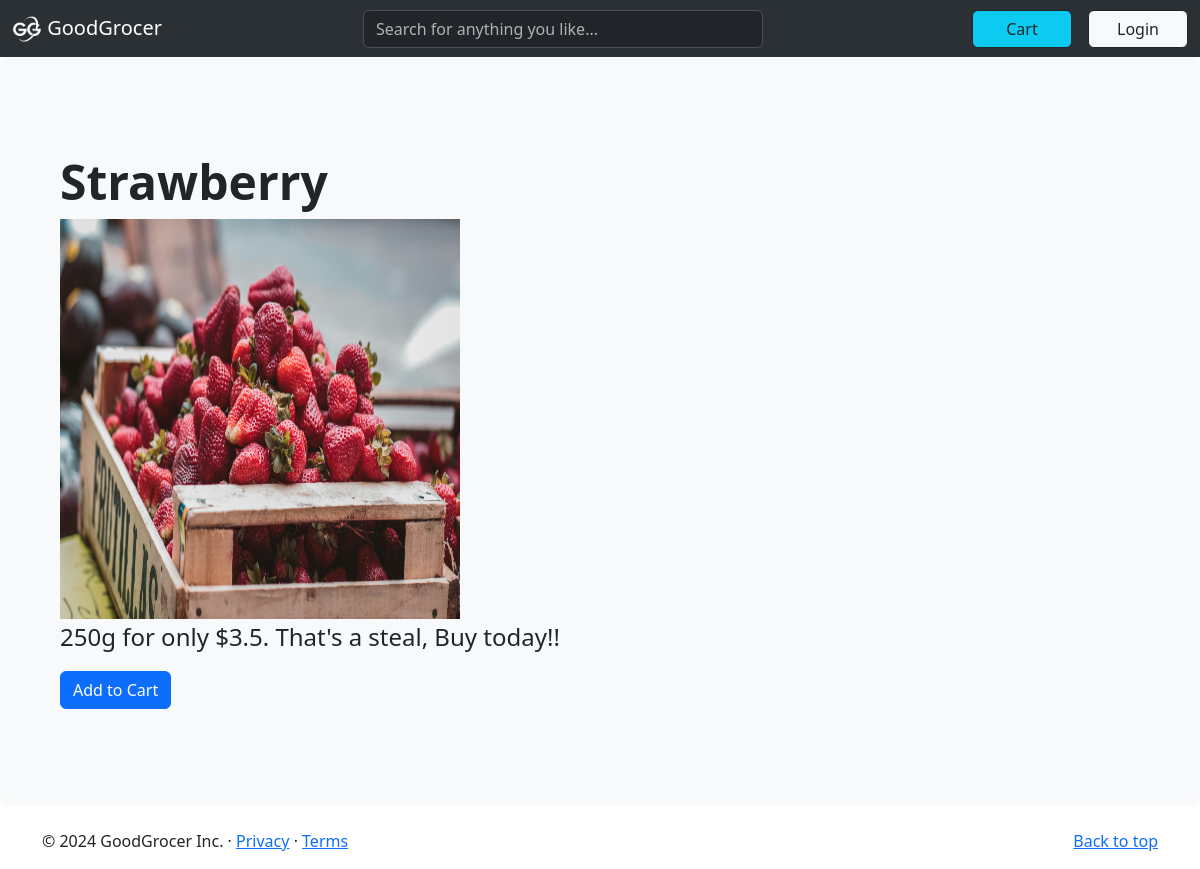
The app's page /product/3 with its own data.
### home/models.py (models this page shows, shortened)
class productItem(models.Model):
    subcategory = models.ForeignKey(productSubcategory, on_delete=models.CASCADE)
    name = models.CharField(max_length=200)
    quantity = models.CharField(max_length=100)
    price = models.FloatField()
    onDeal = models.BooleanField(null=True, blank=True)
    imageTag = models.CharField(max_length=200)

### home/views.py (the view)
# urls.py: path('product/<str:pk>', views.productDisplay, name="product"),
def productDisplay(request, pk):
    givenProduct = productItem.objects.get(id=pk)
    context = {'product':givenProduct}
    return render(request, 'product_display.html', context)

### templates/product_display.html (shortened to what this page needs)
{% extends 'main.html' %}
{% load static %}
{% block body %}
<div class="p-5 mb-4 bg-body-tertiary rounded-3">
    <div class="container-fluid py-5">
      <h1 class="display-5 fw-bold">{{product.name}}</h1>
      {% with image_path='images/product/'|add:product.imageTag|add:'.jpg' %}
      <img src="{% static image_path %}" alt="Thumbnail" width="400" height="400">
      {% endwith %}
      <p class="col-md-8 fs-4">{{product.quantity}} for only ${{product.price}}. That's a steal, Buy today!!
      </p>
      <a class="btn btn-primary" href="{% url 'addToCart' product.id %}" style="width: absolute;">Add to Cart</a>
    </div>
  </div>
{% endblock body %}

### records on screen
productItem: name "Strawberry", quantity "250g", price "3.5"
